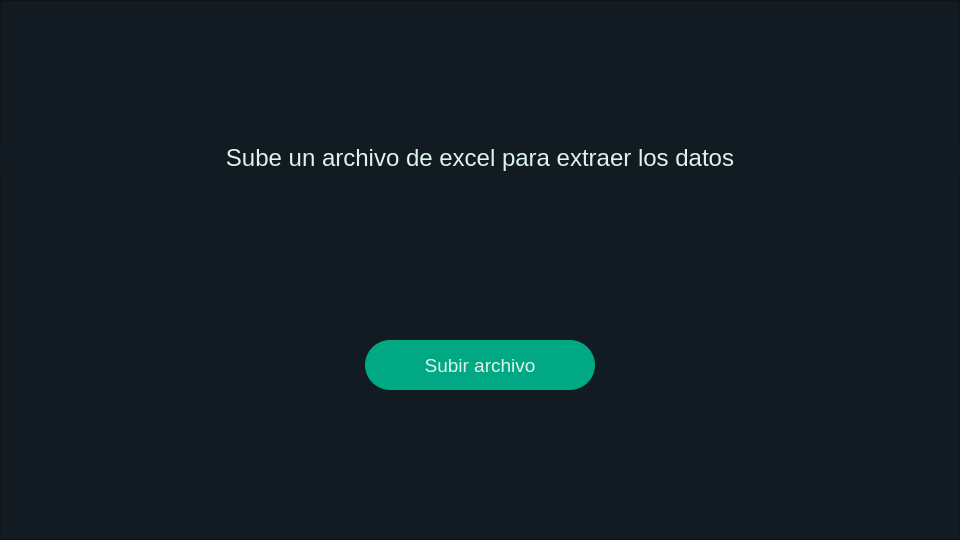
<?xml version="1.0" encoding="UTF-8"?>
<ui version="4.0">
 <class>LoadWindow</class>
 <widget class="QMainWindow" name="LoadWindow">
  <property name="geometry">
   <rect>
    <x>0</x>
    <y>0</y>
    <width>960</width>
    <height>540</height>
   </rect>
  </property>
  <property name="maximumSize">
   <size>
    <width>960</width>
    <height>540</height>
   </size>
  </property>
  <property name="windowTitle">
   <string>automessagebot</string>
  </property>
  <property name="windowIcon">
   <iconset>
    <normaloff>../../../../../../../../home/jossef/PycharmProjects/GUI_app/assets/icons/img_app.ico</normaloff>../../../../../../../../home/jossef/PycharmProjects/GUI_app/assets/icons/img_app.ico</iconset>
  </property>
  <widget class="QWidget" name="centralwidget">
   <property name="enabled">
    <bool>true</bool>
   </property>
   <property name="minimumSize">
    <size>
     <width>960</width>
     <height>540</height>
    </size>
   </property>
   <property name="maximumSize">
    <size>
     <width>960</width>
     <height>540</height>
    </size>
   </property>
   <property name="autoFillBackground">
    <bool>true</bool>
   </property>
   <widget class="QFrame" name="frame">
    <property name="enabled">
     <bool>true</bool>
    </property>
    <property name="geometry">
     <rect>
      <x>0</x>
      <y>0</y>
      <width>960</width>
      <height>540</height>
     </rect>
    </property>
    <property name="minimumSize">
     <size>
      <width>960</width>
      <height>540</height>
     </size>
    </property>
    <property name="maximumSize">
     <size>
      <width>960</width>
      <height>540</height>
     </size>
    </property>
    <property name="autoFillBackground">
     <bool>false</bool>
    </property>
    <property name="styleSheet">
     <string notr="true">background-color: rgb(17, 27, 33);</string>
    </property>
    <property name="frameShape">
     <enum>QFrame::StyledPanel</enum>
    </property>
    <property name="frameShadow">
     <enum>QFrame::Raised</enum>
    </property>
    <widget class="QLabel" name="label">
     <property name="enabled">
      <bool>true</bool>
     </property>
     <property name="geometry">
      <rect>
       <x>0</x>
       <y>143</y>
       <width>960</width>
       <height>31</height>
      </rect>
     </property>
     <property name="font">
      <font>
       <pointsize>15</pointsize>
      </font>
     </property>
     <property name="layoutDirection">
      <enum>Qt::LeftToRight</enum>
     </property>
     <property name="styleSheet">
      <string notr="true">color: rgb(255, 255, 255);</string>
     </property>
     <property name="text">
      <string>&lt;html&gt;&lt;head/&gt;&lt;body&gt;&lt;p align=&quot;center&quot;&gt;&lt;span style=&quot; font-size:18pt; color:#dff3ed;&quot;&gt;Sube un archivo de excel para extraer los datos&lt;/span&gt;&lt;/p&gt;&lt;/body&gt;&lt;/html&gt;</string>
     </property>
    </widget>
    <widget class="QPushButton" name="pushButton">
     <property name="enabled">
      <bool>true</bool>
     </property>
     <property name="geometry">
      <rect>
       <x>365</x>
       <y>340</y>
       <width>230</width>
       <height>50</height>
      </rect>
     </property>
     <property name="font">
      <font>
       <pointsize>14</pointsize>
      </font>
     </property>
     <property name="autoFillBackground">
      <bool>false</bool>
     </property>
     <property name="styleSheet">
      <string notr="true">QPushButton{
	background-color: rgb(0, 168, 132);
	color: rgb(223, 243, 237);
border-radius: 25px;
}
QPushButton:hover{
	background-color: rgb(6, 207, 156);
}
QPushButton:pressed{
	background-color: rgb(0, 168, 132);
}</string>
     </property>
     <property name="text">
      <string>Subir archivo</string>
     </property>
     <property name="flat">
      <bool>false</bool>
     </property>
    </widget>
    <widget class="QLabel" name="label_2">
     <property name="geometry">
      <rect>
       <x>420</x>
       <y>195</y>
       <width>120</width>
       <height>75</height>
      </rect>
     </property>
     <property name="text">
      <string/>
     </property>
     <property name="pixmap">
      <pixmap>../assets/icons/loadFile/excel.png</pixmap>
     </property>
     <property name="scaledContents">
      <bool>true</bool>
     </property>
    </widget>
   </widget>
  </widget>
 </widget>
 <resources/>
 <connections/>
</ui>
